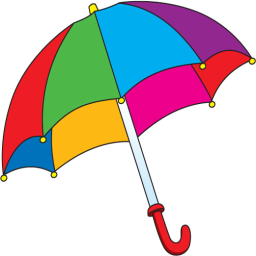
#> input picture lab12/umbrella.png, 256 x 256 px
$ jupyter execute 12_segmentation_HW.ipynb
#> lines starting #> are read from the running program, lines starting #| are printed output that depends on the picture; after the words box and inside, x2 and y2 are one past the last pixel; in counts of white or black regions, pixels touching at a corner belong together
## Zadanie domowe: Segmentacja przez podział i łączenie

Omówioną procedurę segmentacji przez rozrost można określić jako podejście z dołu do góry, od szczegółu do ogółu (ang. *bottom-up*) - zaczynamy od pojedynczego piksela i dochodzimy do całego obrazu lub jego fragmentu.
Segmentację można również zacząć od całego obrazka i dokonywać jego podziału na fragmenty, które ew. mogą zostać później połączone.
Takie podejście można określić jako od góry do dołu, od ogółu do szczegółu (ang. *top-down*).

Niech $R$ oznacza cały obraz, a $Q$ wybrany predykat.
Sprawdzamy, czy zachodzi zależność $Q(R)= TRUE$.
Zwykle tak nie jest, gdyż to oznaczałoby obecność na obrazie tylko jednego obszaru o ''spójnych'' właściwościach, czyli segmentacja w takim przypadku byłaby zbędna (w szczególności zachodziłoby to dla obrazu jednorodnego).
Jeśli $Q(R) = FALSE$ dzielimy obszar $R$ na podobszary.
Zwykle stosuje się tutaj podział na cztery jednakowe kwadratowe podobszary.
Zilustrowano to na poniższym rysunku.

Podział ten można również opisać w formie drzewa, gdzie każdy wierzchołek może mieć dokładnie 4 następniki.
W takim ujęciu korzeń to cały obraz.
Dla nowo powstałych podobszrów $R_1, R_2, R_3, R_4$ sprawdzany jest predykat $Q$.
Jeśli nie jest on spełniony to następuje dalszy podział - w przykładzie na $R_{41}, R_{42}, R_{43}, R_{44}$.
Procedurę kontynuujemy do momentu kiedy wszystkie podobszary będą spójne.
Uwaga. Zwykle określa się minimalny rozmiar podobszaru (większy niż 1 piksel np. blok o rozmiarze $8 \times8$).

W wyniku powyższej procedury otrzymujemy podział obrazka, przy czym często się może zdarzyć, że leżące obok siebie podobszary będą spełniać predykat tj. $Q (R_i \cup R_j) = TRUE$ dla sąsiadujących $R_i$ i $R_j$.
Jest to sprzeczne z podpunktem *5* w warunkach segmentacji.
Zjawisko to eliminowane jest w procedurze łączenia.
Dla każdego z podobszarów sprawdza się jego sąsiadów i jeśli spełniony jest warunek $Q (R_i \cup R_j) = TRUE$  to następuje ich połączenie.
Procedura kontynuowana jest do momentu, kiedy niemożliwe jest dalsze łączenie.

Dla metody możliwe są również uproszczenia.
Przykładowo osłabia się warunek na łączenie z $Q (R_i \cup R_j) = TRUE$ na $Q (R_i)= TRUE i Q(R_j) = TRUE$, czyli warunki muszą być spełnione dla każdego podobszaru osobno, ale już nie dla połączenia.

Uwaga. Podobnie jak dla segmentacji przez rozrost, segmentacja przez podział i łączenie to też tylko pewna koncepcja (pewne ramy) algorytmu.
Stworzenie konkretnego rozwiązania jest zadaniem dla osoby realizującej dany system wizyjny i wymaga analizy konkretnego problemu.

Uwaga. Podany poniżej sposób implementacji nie jest ani jedynym z możliwych, ani optymalnym obliczeniowo.
Ma on za zadanie tylko zilustrować koncepcję tej metody segmentacji.

## Realizacja ćwiczenia

1. Wczytaj obraz *umbrella.png*.
   Dokonaj konwersji z BGR do RGB.
   Wyświetl go.
   Załóżmy, że chcemy dokonać segmentacji poszczególnych fragmentów kolorowego parasola.
   Nasz algorytm opierać się będzie na podejściu podziału i łączenia.
   Jako kryterium podziału zastosujemy ''jednorodność'' danego obszaru, którą można opisać poprzez odchylenie standardowe.
   Przy scalaniu będziemy brać pod uwagę średni ocień koloru tj. łączyć podobszary o zbliżonym odcieniu.

2. W pierwszym etapie należy dokonać konwersji do przestrzeni barw HSV.
   Następnie wybrać tylko składową H (tj. barwę).
   Można ją kontrolnie wyświetlić.

3. Procedurę podziału wygodnie jest zrealizować w formie rekurencji.
   Utwórz funkcję np. `split`, która jako argumenty przyjmować będzie obraz oraz cztery współrzędne analizowanego podobszaru.
   W pierwszym kroku należy wyciąć odpowiedni fragment oraz obliczyć dla niego średnią i odchylenie standardowe (`np.mean` oraz `np.std`).

4. Następnie sprawdzamy czy odchylenie jest mniejsze niż zadany przez nas próg (np. 0.05) oraz czy nie osiągnęliśmy limitu podziału (np. bok kwadratu 8 pikseli).
  Oba potrzebne progi możemy zrealizować za pomocą zmiennych globalnych dostępnych w Python (po prostu zadeklarowanych przed funkcją).
  Potrzeby rozmiar kwadratu obliczamy na podstawie współrzędnych (przekazanych do funkcji jako argumenty)

   Uwaga. Użycie zmiennych globalnych jest złą praktyką programistyczną i zachęcamy do ''opakowania'' obliczeń w klasę - nie jest to jednak obowiązkowe.

5. Jeśli podobszar nie jest jednorodny (tj. duże odchylenie standardowe) i nie osiągnęliśmy minimalnego rozmiaru podobszaru to dokonujemy podziału na cztery części.
      Wyznaczamy rozmiar aktualnego podobszaru (na podstawie jego współrzędnych).
      Z ich wykorzystaniem otrzymujemy cztery identyczne podobszary ($I1,I2,I3,I4$).

      Następnie dla każdego z nich wywołujemy funkcję `split` - rekurencja.
      Najtrudniejsze jest odpowiednie podanie współrzędnych.
      Mają to być **rzeczywiste** współrzędne podobszaru we współrzędnych globalnych (obrazu w pełnej rozdzielczości).
      Podpowiedź. Trzeba ''odpowiednio'' wykorzystać współrzędne podobszaru przed podziałem (tj. argumenty funkcji) oraz rozmiar podobszaru.
      Należy zwrócić uwagę na to, aby nie wystąpił błąd przesunięcia o 1 tj. współrzędna była większa/mniejsza o 1 od rzeczywistej.
      W razie wątpliwości warto sobie te parametry wypisać na konsolę lub użyć debugera.

6. Jeśli podobszar jest jednorodny lub nie możemy już dalej prowadzić podziału to:
   - zapisujemy indeks danego podobszaru: ` seg_res[y1:y2, x1:x2] = index`, gdzie: `seg_res` to globalna macierz o rozmiarze takim jak obraz wejściowy (typ *int16*), `y1,y2,x1,x2` to współrzędne podobszaru. W macierzy `seg_res` zapisywane będą obszary jednorodne.
  Zmienna `index` jest globalnym licznikiem podobszarów.
  Powinna zostać zainicjowana wartością 1 przed pierwszym wywołaniem funkcji `split`.
  Następnie, każdorazowo po przypisaniu należy ją inkrementować.
  Uwaga. Aby możliwa była modyfikacja zmiennej globalnej, należy wewnątrz funkcji dodać np. linijkę: `global seg_res`

  - zapisujemy średnią  podobszaru.
    Wykorzystujemy macierz globalną `MRes` oraz kod podobny do opisanego powyżej.
    Wartości te wykorzystamy przy etapie scalania.

  Uwaga. Podany sposób zapisu wyników podziału jest dość nieefektywny.
  Następuje powielenie tej samej informacji.
  Lepszym pomysłem byłoby wykorzystanie podejścia opartego o grafy, jednak jest ono trudniejsze do ''szybkiej'' implementacji.

7. Proszę wyświetlić macierze `seg_res` in `m_res`. Pierwsza powinna pokazywać podział na obszary - mniejsze lub większe kwadraty. Druga zasadniczo powinna wyglądać podobnie jak składowa H, tylko bardziej ''rozmazany''.

[cell 1]
import os
import cv2
import matplotlib.pyplot as plt
import numpy as np

if not os.path.exists("umbrella.png"):
    !wget https://raw.githubusercontent.com/vision-agh/poc_sw/master/12_Segmentation/umbrella.png --no-check-certificate

I = cv2.imread('umbrella.png')
#> I is the input picture: shape (256, 256, 3); mean B, G, R 193.8, 192.6, 203
I = cv2.cvtColor(I, cv2.COLOR_BGR2RGB)
plt.imshow(I)
plt.axis('off')
plt.show()

I_H = cv2.cvtColor(I, cv2.COLOR_RGB2HSV)[:, :, 0]
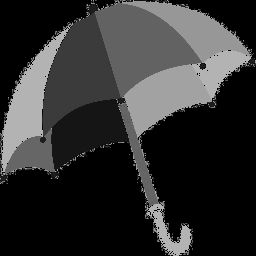
#> I_H: shape (256, 256); min 0, max 179, mean 48.2
plt.imshow(I_H)
plt.axis('off')
plt.show()

max_side_length = 8
std_threshold = 0.05
seg_res = np.zeros(shape=I_H.shape, dtype='int16')
MRes = np.zeros(shape=I_H.shape)
index = 1

[cell 2]
def split(image, y1, y2, x1, x2):
#> called with y1 = 0, y2 = 255, x1 = 0, x2 = 255
    global seg_res
    global MRes
    global index
    subimage = image[y1:y2 + 1, x1:x2 + 1]
    odchylenie = np.std(subimage)
#> odchylenie = 64.71
    if odchylenie < std_threshold or subimage.shape[0] <= max_side_length:
        seg_res[y1:y2 + 1, x1:x2 + 1] = index
        index += 1
        MRes[y1:y2 + 1, x1:x2 + 1] = np.mean(subimage)
    else:
        split(image, y1, y2 - (y2 - y1)//2, x1, x2 - (x2 - x1)//2)
#> call 2 of split, with y1 = 0, y2 = 128, x1 = 0, x2 = 128
#> in split (call 2), `subimage = image[y1:y2 + 1, x1:x2 + 1]`:
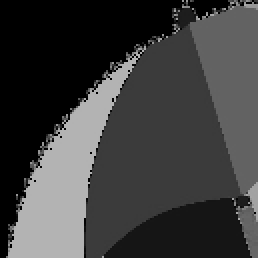
#> subimage: shape (129, 129) (shown 2 times larger); min 0, max 179, mean 61.8
#> in split (call 2), `odchylenie = np.std(subimage)`: odchylenie = 59.75
#> call 3 of split, with y1 = 0, y2 = 64, x1 = 0, x2 = 64
#> in split (call 3), `subimage = image[y1:y2 + 1, x1:x2 + 1]`:
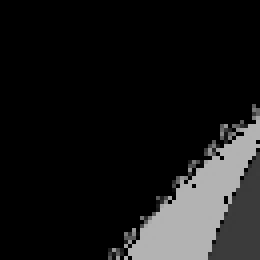
#> subimage: shape (65, 65) (shown 4 times larger); min 0, max 179, mean 24.3
#> in split (call 3), `odchylenie = np.std(subimage)`: odchylenie = 57.38
#> in split (call 4), `subimage = image[y1:y2 + 1, x1:x2 + 1]`: subimage: shape (33, 33); every value is 0
#> in split (call 4), `MRes[y1:y2 + 1, x1:x2 + 1] = np.mean(subimage)`: MRes: shape (256, 256) float64; every value is 0
        split(image, y1, y2 - (y2 - y1)//2, x1 + (x2 - x1)//2, x2)
        split(image, y1 + (y2 - y1)//2, y2, x1, x2 - (x2 - x1)//2)
        split(image, y1 + (y2 - y1)//2, y2, x1 + (x2 - x1)//2, x2)
#> in split (call 16), `subimage = image[y1:y2 + 1, x1:x2 + 1]`: subimage = [[0, 0, 0, 0, 0], [0, 0, 0, 0, 0], [0, 0, 0, 0, 0], [0, 0, 0, 90, 150], [0, 0, 0, 105, 60]]
#> in split (call 16), `odchylenie = np.std(subimage)`: odchylenie = 39.33
#> in split (call 16), `MRes[y1:y2 + 1, x1:x2 + 1] = np.mean(subimage)`:
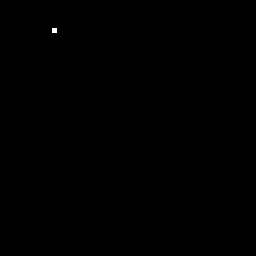
#> MRes: shape (256, 256) float64; values 0 (black) and 16.2 (white), 0.04% white; 1 white region, box (x1, y1, x2, y2) and area: (52, 28, 57, 33) 25
#> in split (call 18), `MRes[y1:y2 + 1, x1:x2 + 1] = np.mean(subimage)`: MRes: shape (256, 256) float64; values 0 (black) and 16.2 (white), 0.04% white; 1 white region, box (x1, y1, x2, y2) and area: (52, 28, 57, 33) 24
#> in split (call 19), `MRes[y1:y2 + 1, x1:x2 + 1] = np.mean(subimage)`: MRes: shape (256, 256) float64; min 0, max 19, mean 0.0132
#> in split (call 20), `MRes[y1:y2 + 1, x1:x2 + 1] = np.mean(subimage)`: MRes: shape (256, 256) float64; min 0, max 35.92, mean 0
#> in split (call 21), `MRes[y1:y2 + 1, x1:x2 + 1] = np.mean(subimage)`: MRes: shape (256, 256) float64; min 0, max 88.68, mean 0.1

split(I_H, 0, 255, 0, 255)
#> in split (call 32), `subimage = image[y1:y2 + 1, x1:x2 + 1]`: subimage = [[0, 0, 0, 0, 0], [0, 0, 0, 0, 0], [0, 0, 0, 120, 50], [0, 0, 0, 90, 90], [0, 0, 0, 30, 158]]
#> in split (call 32), `odchylenie = np.std(subimage)`: odchylenie = 43.54
#> in split (call 32), `MRes[y1:y2 + 1, x1:x2 + 1] = np.mean(subimage)`:
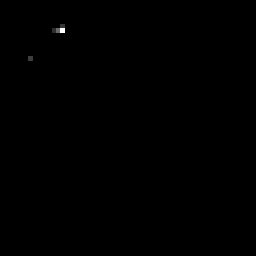
#> MRes: shape (256, 256) float64; min 0, max 88.68, mean 0.1; drawn with min black and max white
#> in split (call 33), `MRes[y1:y2 + 1, x1:x2 + 1] = np.mean(subimage)`: MRes: shape (256, 256) float64; 0.04% of pixels changed, all inside (x1, y1, x2, y2) = (24, 60, 29, 65)
#> in split (call 34), `MRes[y1:y2 + 1, x1:x2 + 1] = np.mean(subimage)`: MRes: shape (256, 256) float64; min 0, max 88.68, mean 0.1
#> in split (call 35), `subimage = image[y1:y2 + 1, x1:x2 + 1]`:
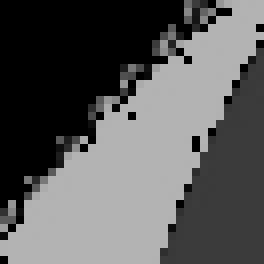
#> subimage: shape (33, 33) (shown 8 times larger); min 0, max 179, mean 91.2
#> in split (call 35), `odchylenie = np.std(subimage)`: odchylenie = 79.7
plt.imshow(seg_res)
plt.axis('off')
plt.show()
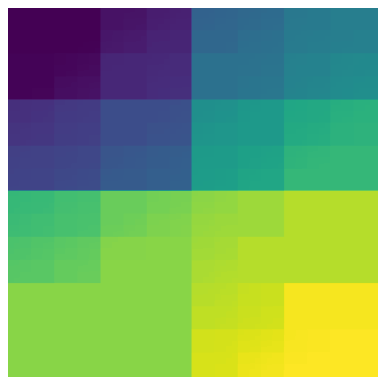
#> figure drawn by matplotlib, 1 panel
plt.imshow(MRes)
plt.axis('off')
plt.show()
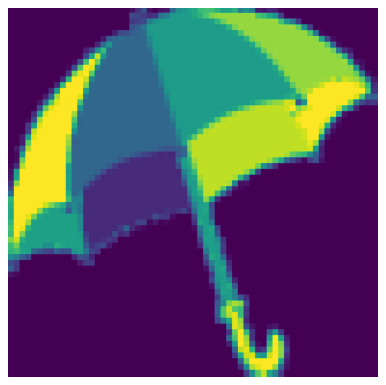
#> figure drawn by matplotlib, 1 panel

1. Drugi etap to łączenie.
   Idea jest nieco zbliżona do segmentacji przez rozrost.
   Wybieramy dany podobszar i analizujemy sąsiednie podobszary
   Jeśli są one podobne to dołączamy je do aktualnie rozpatrywanego.
   Za kryterium podobieństwa przyjmujemy niewielką różnicę w uśrednionym odcieniu barwy (składowa H).

2. Procedurę realizujemy wewnątrz pętli `while`.
   Warunkiem jej stopu jest przekroczenie przez licznik (np. `i`) wartości `index`, co oznacza, że przeanalizowane zostały wszystkie znalezione w pierwszym etapie podobszary.

3. W pierwszym kroku ''wycinamy'' maskę pikseli o rozpatrywanym indeksie tj. `ib = seg_res == i`.
   Dokonujemy też konwersji na typ *uint8*.
   Następnie sprawdzamy, czy maska zawiera elementy niezerowe tj. czy nie jest ''pusta'' - `np.any`.
   Taki przypadek może zajść jeśli pewien podobszar został dołączony do innego i zmienione zostały jego indeksy.
   Dla ''pustej'' maski inkrementujemy licznik `i` i przechodzimy do następnej iteracji - `continue`.

4. Dla rozpatrywanego podobszaru znajdujemy współrzędną lewego górnego rogu.
   Można to zrobić z wykorzystaniem składni: `(y, x) = np.nonzero(ib)` oraz  `first = (y[0], x[0])` - znajdywanie współrzędnych pierwszego niezerowego elementu.

5. Następnie należy znaleźć sąsiadów rozpatrywanego obszaru.
   Można wykorzystać dylatację maski ``ib`` z elementem strukturalnym w postaci kwadratu o rozmiarze $3 \times 3$ - `dil = cv2.dilate(ib, cv2.getStructuringElement(cv2.MORPH_RECT,(3,3)))`
      Następnie od maski po dylatacji odejmujemy maskę oryginalną.
      Otrzymujemy ''ramkę'', którą wykorzystujemy do ''wycięcia'' (mnożenie punktowe) fragmentu z macierzy `seg_res`.
      Z tego fragmentu wybieramy elementy niezerowe (np. w ten sposób `mult_nz = mult[np.nonzero(mult)]`) i unikalne (tj. eliminacja duplikatów) - `mult_uniq = np.unique(mult_nz)`.

6. Mając wektor z indeksami sąsiadów realizujemy pętlę w której dla każdego sąsiada:
    - wycinamy opowiadającą mu maską i znajdujemy jej lewy górny róg - w sposób analogiczny do opisanego powyżej,
	- sprawdzamy, czy moduł z różnicy pomiędzy średnimi odcieniami barwy w dwóch analizowanych podobszarach jest mniejszy od progu (np. $5/255$). Jeśli tak to łączymy obszary tj. sąsiadowi przypisujemy indeks rozpatrywanego  `seg_res[ibs] = i`, gdzie `ibs` - maska podobszaru sąsiedniego.
	Do poprawnego działania konieczna jest jeszcze flaga informująca czy nastąpiło połączenie.
	Jej wartość ustawiamy na 0 przed pętlą po sąsiednich podobszarach.
	Jeśli wystąpiło połączenie to wartość ustawiamy na jeden.

	Po pętli po sąsiadach sprawdzamy flagę.
	Jeśli ma ona wartość 0 tj. nie nastąpiło połączenie obszarów to licznik	`i` jest inkrementowany.

7. Uwaga. Obliczenia mogą chwilę trwać.
   Proszę wyświetlić macierz `seg_res`.
   Jeśli implementacja jest poprawna, to wynik segmentacji powinien być względnie dobry - wszystkie elementy parasolki wyodrębnione.

[cell 3]
def linking(image, threshold=5/255):
#> called with threshold = 0.0196
    global seg_res
    global MRes
    i = 0
    while i <= index:
        ib = seg_res == i
        ib = ib.astype(np.uint8)
        if not np.any(ib):
            i += 1
            continue
        y, x = np.nonzero(ib)
        first = y[0], x[0]
        dil = cv2.dilate(ib, cv2.getStructuringElement(cv2.MORPH_RECT, (3, 3)))
        ramka = dil - ib
        mult = ramka * seg_res
        mult_nz = mult[np.nonzero(mult)]
        mult_uniq = np.unique(mult_nz)
        flag = False
        for j in mult_uniq:
            ibs = seg_res == j
            ibs = ibs.astype(np.uint8)
            y1, x1 = np.nonzero(ibs)
            first1 = y1[0], x1[0]
            if np.abs(np.mean(MRes[first[0], first[1]]) - np.mean(MRes[first1[0], first1[1]])) < threshold:
                seg_res[ibs == 1] = i
                flag = True
        if not flag:
            i += 1

linking(I_H)
plt.imshow(seg_res)
plt.axis('off')
plt.show()
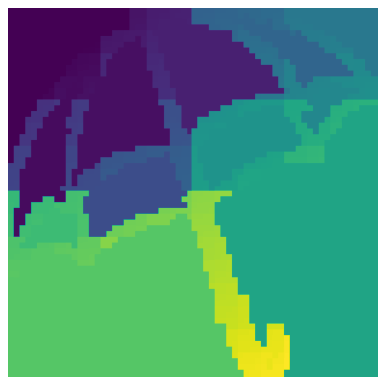
#> figure drawn by matplotlib, 1 panel

8. Na koniec zastosujemy jeszcze dwie proste metody filtracji wyników.
   Po pierwsze wyeliminujemy obszary o rozmiarze mniejszym niż zadany (np. 100 pikseli).
   W tym celu wyznaczamy wektor unikalnych indeksów: `unique = np.unique(seg_res)`.
   Następnie implementujemy pętlę `for` po tych indeksach.
   Wewnątrz wycinamy maskę dla rozpatrywanego indeksu i obliczamy jej pole (`sum`).
   Jeśli jest ono mniejsze niż próg to cały podobszar ''zerujemy'' - `seg_res[mask] = 0`, gdzie `mask` - maska podobszaru.

9. W drugim kroku przeprowadzamy przeindeksowanie indeksów na pierwsze N liczb całkowitych.
   Ponownie wyznaczamy unikalne indeksy.
   Następnie w pętli `for` wycinamy maskę o indeksie `U(ii)`, a do wyniku przypisujemy iterator pętli `seg_res[mask] = ii`.

10. Proszę poeksperymentować z różnymi parametrami.
    Wyniki proszę zamieścić w notebooku.

[cell 4]
unique = np.unique(seg_res)
for i in unique:
    mask = seg_res == i
    mask = mask.astype('uint8')
    pole = np.sum(mask)
    if pole < 100:
        seg_res[mask] = 0

unique = np.unique(seg_res)
for ii in unique:
    mask = seg_res == ii
    mask = mask.astype('uint8')
    seg_res[mask == 1] = ii

plt.imshow(seg_res)
plt.axis('off')
plt.show()
